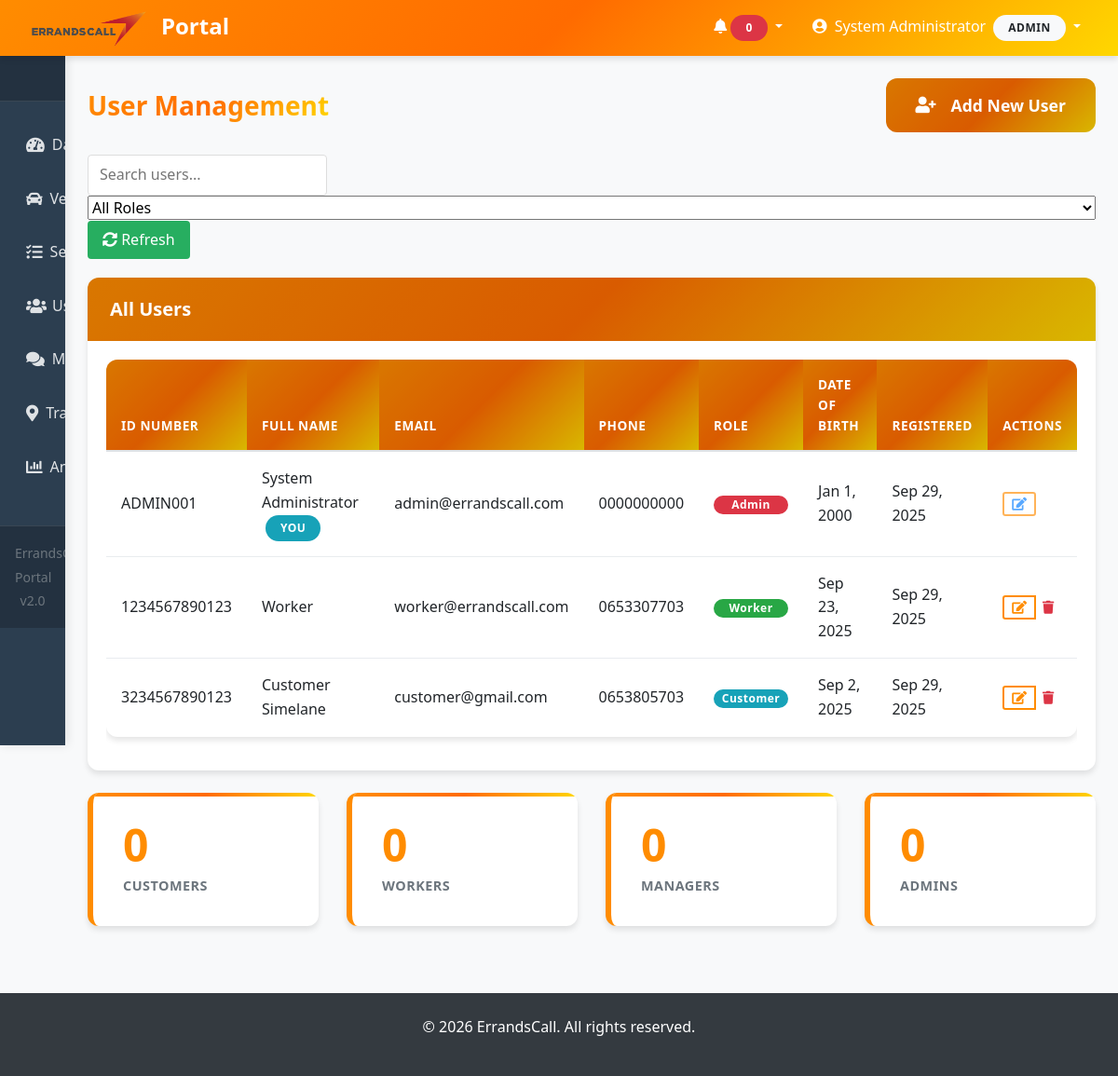
Page /portal/users-management.php (signed in) on the committed database.
### tables this page shows
CREATE TABLE IF NOT EXISTS `users` (
  `id` int NOT NULL AUTO_INCREMENT,
  `id_number` varchar(50) NOT NULL,
  `fullname` varchar(100) NOT NULL,
  `email` varchar(100) NOT NULL,
  `phone` varchar(20) NOT NULL,
  `dob` date NOT NULL,
  `password` varchar(255) NOT NULL,
  `role` enum('admin','manager','worker','customer') DEFAULT 'customer',
  `status` varchar(255) NOT NULL,
  `reset_token` varchar(255) DEFAULT NULL,
  `reset_expiry` datetime DEFAULT NULL,
  `created_at` timestamp NULL DEFAULT CURRENT_TIMESTAMP,
  `updated_at` timestamp NULL DEFAULT CURRENT_TIMESTAMP ON UPDATE CURRENT_TIMESTAMP,
  PRIMARY KEY (`id`),
  UNIQUE KEY `id_number` (`id_number`),
  UNIQUE KEY `email` (`email`)
);

### portal/includes/auth-check.php (called while the page is built, shortened)
<?php
function isAdmin() {
    return $_SESSION['user_role'] === 'admin';
}
?>

### portal/users-management.php (the view, shortened to what this page needs)
<?php
include('includes/auth-check.php');
include('includes/header.php');
include('includes/sidebar.php');
$conn = getDBConnection();
$stmt = $conn->prepare("SELECT * FROM users ORDER BY role, fullname");
$stmt->execute();
$users_result = $stmt->get_result();
?>
<div class="main-content">
    <div class="d-flex justify-content-between align-items-center mb-4">
        <h1 class="h3 mb-0 text-gradient">User Management</h1>
        <?php if (isAdmin()): ?>
        <button class="btn btn-gradient" data-toggle="modal" data-target="#addUserModal">
            <i class="fas fa-user-plus mr-2"></i>Add New User
        </button>
        <?php endif; ?>
    </div>
	<div class="search-box">
		<input type="text" id="searchUsers" placeholder="Search users..." onkeyup="searchUsers()">
		<select onchange="filterByRole(this.value)">
			<option value="all">All Roles</option>
		</select>
		<button class="btn-refresh" onclick="refreshUsers()">
			<i class="fas fa-sync-alt"></i> Refresh
		</button>
	</div>
    <div class="card">
        <div class="card-header bg-gradient text-white">
            <h5 class="mb-0">All Users</h5>
        </div>
        <div class="card-body">
            <div class="table-responsive">
                <table class="table table-hover" id="usersTable">
                    <thead>
                        <tr>
                            <th>ID Number</th>
                            <th>Full Name</th>
                            <th>Email</th>
                            <th>Phone</th>
                            <th>Role</th>
                            <th>Date of Birth</th>
                            <th>Registered</th>
                            <th>Actions</th>
                        </tr>
                    </thead>
                    <tbody>
                        <?php if ($users_result->num_rows > 0): ?>
                            <?php while($user = $users_result->fetch_assoc()): ?>
                            <tr>
                                <td><?php echo $user['id_number']; ?></td>
                                <td>
                                    <?php echo $user['fullname']; ?>
                                    <?php if ($user['id'] == $_SESSION['user_id']): ?>
                                    <span class="badge badge-info ml-1">You</span>
                                    <?php endif; ?>
                                </td>
                                <td><?php echo $user['email']; ?></td>
                                <td><?php echo $user['phone']; ?></td>
                                <td>
                                    <span class="badge role-badge badge-<?php echo $user['role']; ?>">
                                        <?php echo ucfirst($user['role']); ?>
                                    </span>
                                </td>
                                <td><?php echo date('M j, Y', strtotime($user['dob'])); ?></td>
                                <td><?php echo date('M j, Y', strtotime($user['created_at'])); ?></td>
                                <td>
                                    <div class="btn-group btn-group-sm">
                                        <button class="btn btn-outline-primary edit-user" data-user-id="<?php echo $user['id']; ?> "
                                                <?php echo ($user['id'] == $_SESSION['user_id'] || ($user['role'] == 'admin' && !isAdmin())) ? 'disabled' : ''; ?>>
                                            <i class="fas fa-edit"></i>
                                        </button>
                                        <?php if (isAdmin() && $user['id'] != $_SESSION['user_id'] && $user['role'] != 'admin'): ?>
                                        <button class="btn btn-outline-danger delete-user" data-user-id="<?php echo $user['id']; ?>">
                                            <i class="fas fa-trash"></i>
                                        </button>
                                        <?php endif; ?>
                                    </div>
                                </td>
                            </tr>
                            <?php endwhile; ?>
                        <?php endif; ?>
                    </tbody>
                </table>
            </div>
        </div>
    </div>
    <div class="row mt-4">
        <div class="col-md-3">
            <div class="stat-card">
                <div class="stat-number" id="totalCustomers">0</div>
                <div class="stat-label">Customers</div>
            </div>
        </div>
        <div class="col-md-3">
            <div class="stat-card">
                <div class="stat-number" id="totalWorkers">0</div>
                <div class="stat-label">Workers</div>
            </div>
        </div>
        <div class="col-md-3">
            <div class="stat-card">
                <div class="stat-number" id="totalManagers">0</div>
                <div class="stat-label">Managers</div>
            </div>
        </div>
        <div class="col-md-3">
            <div class="stat-card">
                <div class="stat-number" id="totalAdmins">0</div>
                <div class="stat-label">Admins</div>
            </div>
        </div>
    </div>
</div>
<?php include('includes/footer.php'); ?>

### rows in the picture
users: id_number "ADMIN001", fullname "System Administrator", shows "YOU", email "admin@errandscall.com", phone "0000000000", role "Admin", dob "Jan 1, 2000", created_at "Sep 29, 2025"
users: id_number "1234567890123", fullname "Worker", email "worker@errandscall.com", phone "0653307703", role "Worker", dob "Sep 23, 2025", created_at "Sep 29, 2025"
users: id_number "3234567890123", fullname "Customer Simelane", email "customer@gmail.com", phone "0653805703", role "Customer", dob "Sep 2, 2025", created_at "Sep 29, 2025"

### other values in the picture
$_SESSION['user_name'] "System Administrator"
$_SESSION['user_role'] "ADMIN"
